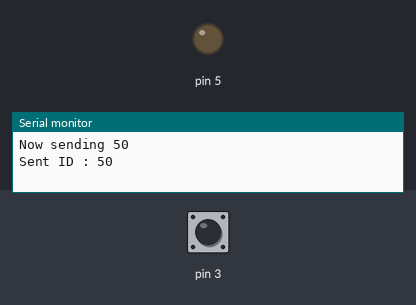
A sketch run on a simulated Arduino Uno, built with avr-gcc and run on an emulated ATmega328P. Parts: output pins drawn as LEDs (lit = HIGH), the last lines printed to the serial monitor. Dashed ring = blinking. The inputs (shaded band) are chosen by the test bench; at power-on: pin 3 LOW. No radio packets arrive unless stated.

Above: at 1.2 s.
1.3 s: pin 3 driven HIGH
At 2.0 s:
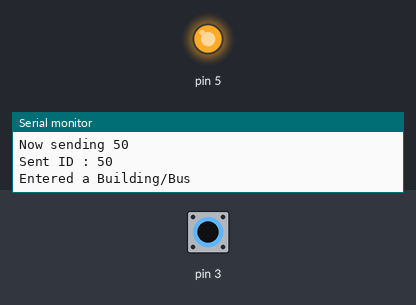
2.8 s: pin 3 pulsed LOW 5 times (0.12 s each, 0.3 s apart)
At 3.37 s:
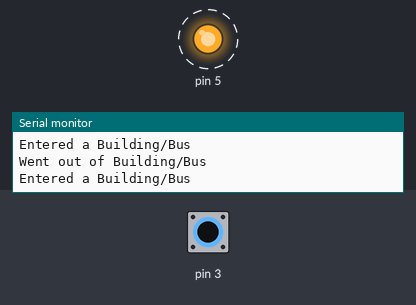
Timing chart, 0 to 5.8 s (numbered marks = the images above; inputs shaded):
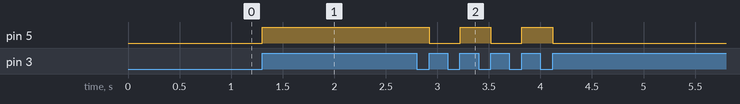

The sketch:

tag.ino
```cpp
/*
   Dec 2014 - TMRh20 - Updated
   Derived from examples by J. Coliz <maniacbug@ymail.com>
*/
/**
 * Example for efficient call-response using ack-payloads
 *
 * This example continues to make use of all the normal functionality of the radios including
 * the auto-ack and auto-retry features, but allows ack-payloads to be written optionlly as well.
 * This allows very fast call-response communication, with the responding radio never having to
 * switch out of Primary Receiver mode to send back a payload, but having the option to switch to
 * primary transmitter if wanting to initiate communication instead of respond to a commmunication.
*/

#include <SPI.h>
#include "RF24.h"

/****************** User Config ***************************/
/***      Set this radio as radio number 0 or 1         ***/
bool radioNumber = 0;
/* Hardware configuration: Set up nRF24L01 radio on SPI bus plus pins 7 & 8 */
RF24 radio(7,8);
/**********************************************************/
                                                                           // Topology
byte myAddress = 0x55;              // Radio pipe addresses for the 2 nodes to communicate.
byte receiverAddress [] = "receiver";
// Role management: Set up role.  This sketch uses the same software for all the nodes
// in this system.  Doing so greatly simplifies testing.

typedef enum { sendingID = 1, sleeping } state_e;                 // The various roles supported by this sketch

state_e state = sendingID;                                       // The role of the current running sketch
unsigned long sleepTimer;
byte myID;
bool inBuilding;
unsigned long delayTimer;

void buildingOrBus(){
  inBuilding = !inBuilding;
  if(inBuilding) Serial.println("Entered a Building/Bus");
    else Serial.println("Went out of Building/Bus");
}

void setup(){
  attachInterrupt(digitalPinToInterrupt(3), buildingOrBus, RISING);
  Serial.begin(115200);
  pinMode(5,OUTPUT);
  myID = 50;
  // Setup and configure radio
  inBuilding = false;
  delayTimer = millis();
  radio.begin();
  radio.openWritingPipe(myAddress);        // Both radios listen on the same pipes by default, but opposite addresses
  radio.openReadingPipe(1,receiverAddress);      // Open a reading pipe on address 0, pipe 1
}

void loop(void) {
  digitalWrite(5,inBuilding);
  if(state == sleeping){
    if(millis()-sleepTimer > 10000)
      state = sendingID;
  }
  if(inBuilding)
     state = sleeping;

  if(state == sendingID){                               // Radio is in ping mode
    byte gotByte;                                           // Initialize a variable for the incoming response
    bool sentSomething = 0;
    radio.stopListening();                                  // First, stop listening so we can talk.
    Serial.print(F("Now sending "));                         // Use a simple byte counter as payload
    Serial.println(myID);

    unsigned long time = millis();                          // Record the current microsecond count
    while((millis()-time)<10000){
      if(!radio.write(&myID,1)) continue;
      else {
        sentSomething = 1;
        break;
      }
    }

    if ( sentSomething ){                         // Send the counter variable to the other radio
         Serial.print(F("Sent ID : "));
         Serial.println(myID);
         sleepTimer  = millis();
         state = sleeping;
        }
    }
}
```

Measured:
- after the input at 1.3 s, pin 5: LOW → HIGH at once
- after the input at 2.8 s, pin 5: alternates HIGH for 0.30 s and LOW for 0.30 s, 5 changes in all, then stays LOW, starting after 0.12 s
